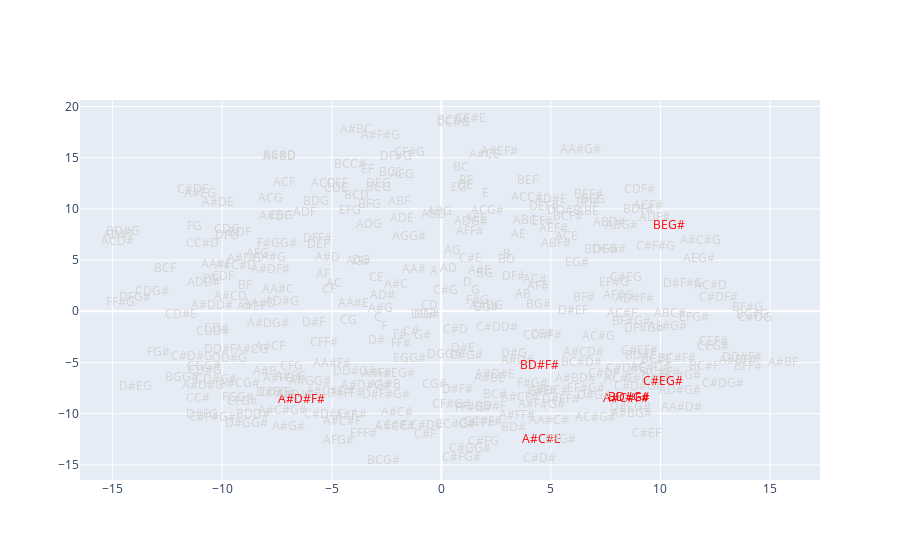

Write notebook code for a chart like this one.
### Code cell
scale = Scale('B', 'major')
color = get_scale_triads_filter(chord_suffixes, scale)

fig = go.Figure()
fig.add_trace(
    go.Scatter(
        x=embeddings_df_trans[0],
        y=embeddings_df_trans[1],
        mode="text",
        text=embeddings_df_trans.index,
        textposition="middle center",
        textfont=dict(color=color)
    )
)

### Figure 1 — Plotly figure (JSON) as saved in the notebook; plotly's stock layout.template omitted (floating-point values rounded to 4 significant figures; data arrays with more than 128 entries replaced by an {"elided": "..."} marker saying what was removed)
{"data": [{"mode": "text", "text": {"elided": "298 str values"}, "textfont": {"color": {"elided": "298 str values"}}, "textposition": "middle center", "type": "scatter", "x": {"elided": "298 float values"}, "y": {"elided": "298 float values"}}], "layout": {}}
